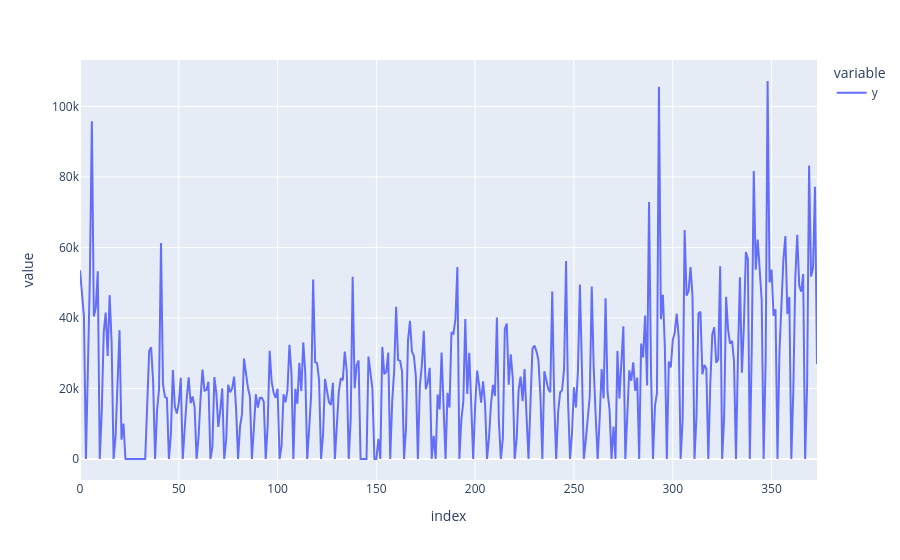

Notebook code for this chart:
### Code cell
px.line(df_arima_uk['y'])

### Figure 1 — Plotly figure (JSON) as saved in the notebook; plotly's stock layout.template omitted (floating-point values rounded to 4 significant figures; data arrays with more than 128 entries replaced by an {"elided": "..."} marker saying what was removed)
{"data": [{"hovertemplate": "variable=y<br>index=%{x}<br>value=%{y}<extra></extra>", "legendgroup": "y", "line": {"color": "#636efa", "dash": "solid"}, "marker": {"symbol": "circle"}, "mode": "lines", "name": "y", "orientation": "v", "showlegend": true, "type": "scatter", "x": {"elided": "374 int values"}, "xaxis": "x", "y": {"elided": "374 float values"}, "yaxis": "y"}], "layout": {"legend": {"title": {"text": "variable"}, "tracegroupgap": 0}, "margin": {"t": 60}, "xaxis": {"anchor": "y", "domain": [0, 1], "title": {"text": "index"}}, "yaxis": {"anchor": "x", "domain": [0, 1], "title": {"text": "value"}}}}
